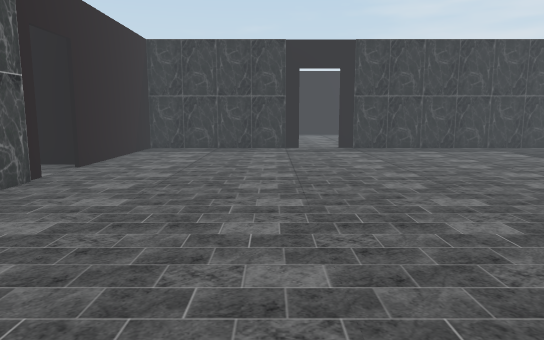
view 1 (above)

24 first-person views from a walk through a scene from a Unity 3-D project. The camera is 1.2 m above the floor, tilts 8° down and sees 70° across. The floor is counted in squares, 1 m on a side. Each view is taken from the middle of a square. On the plan, view 1 faces up. The plan holds only what a view shows up to about 15 squares ahead; the rest is blank. The player is left out.

view 2
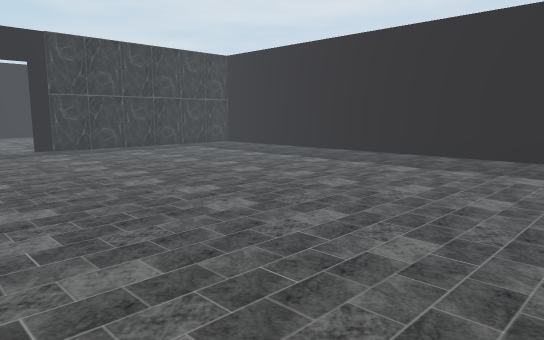

view 3
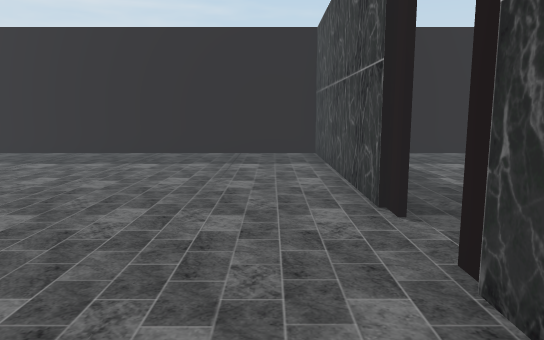

view 4
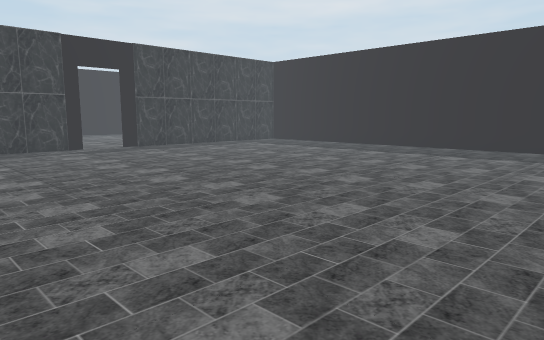

view 5
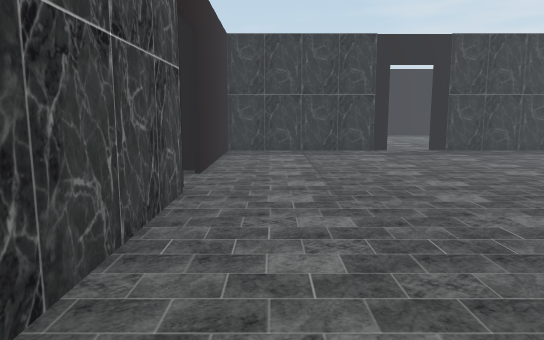

view 6
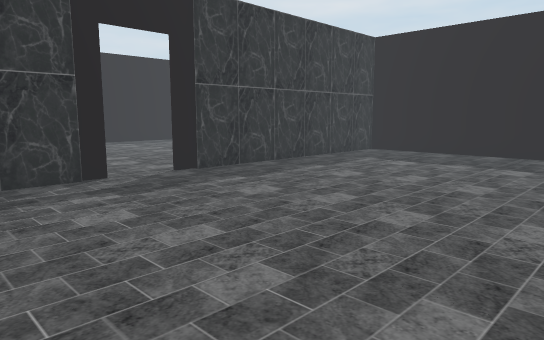

view 7
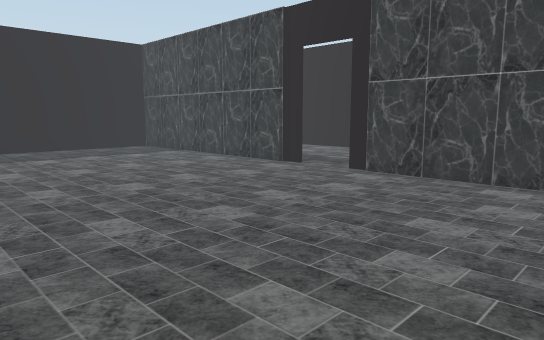

view 8
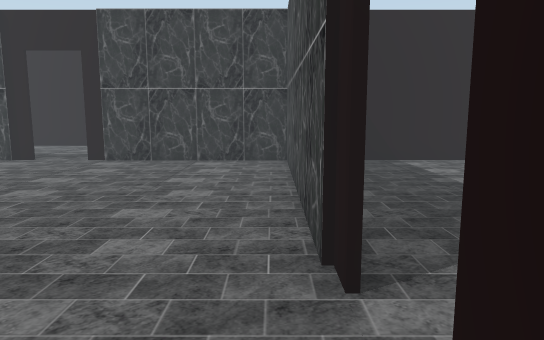

view 9
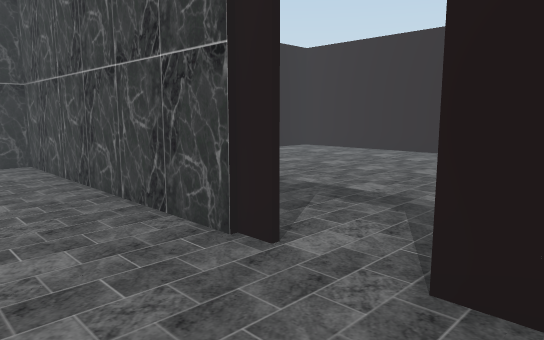

view 10
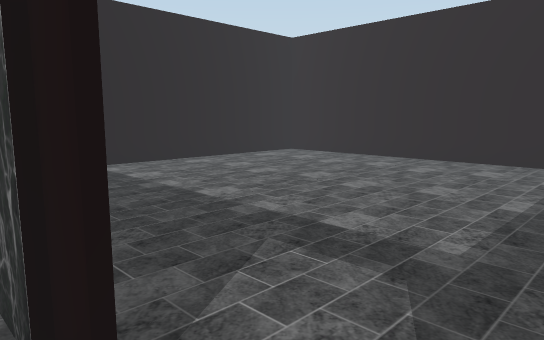

view 11
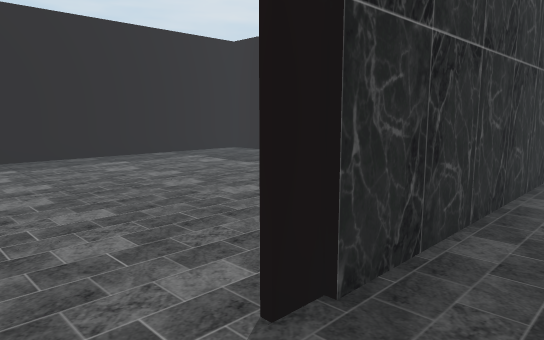

view 12
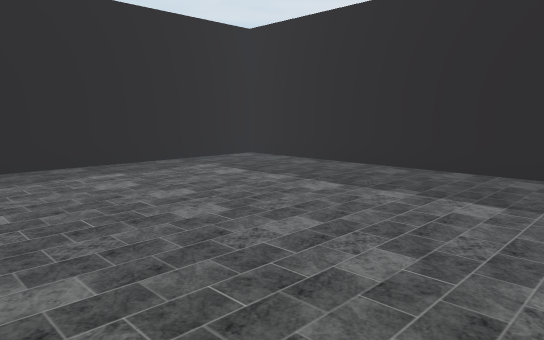

view 13
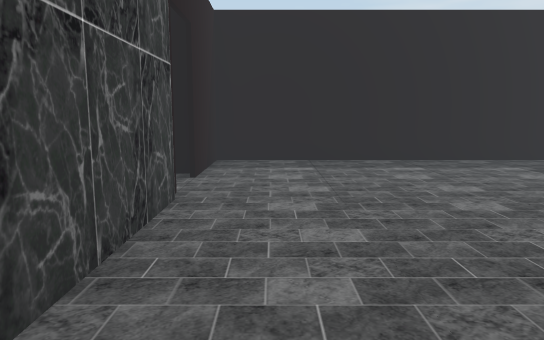

view 14
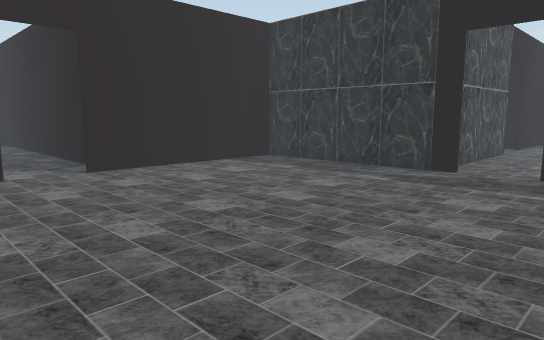

view 15
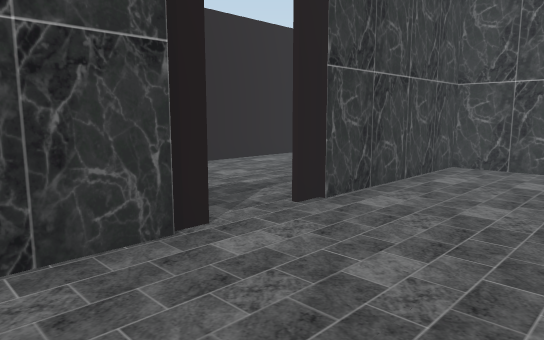

view 16
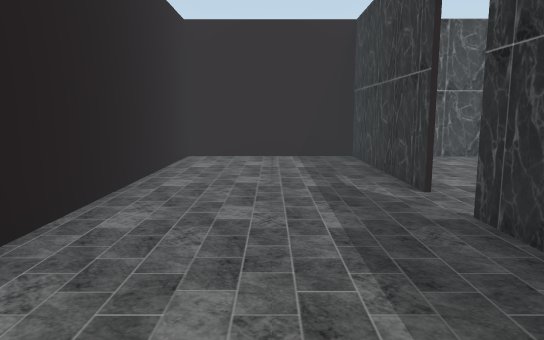

view 17
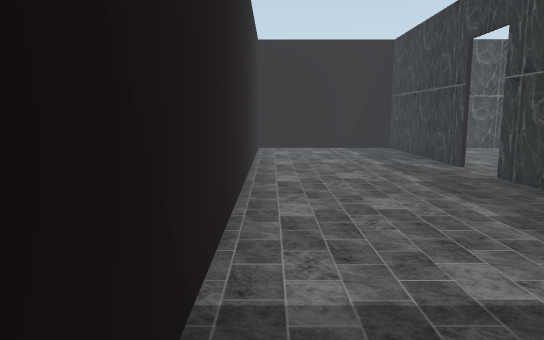

view 18
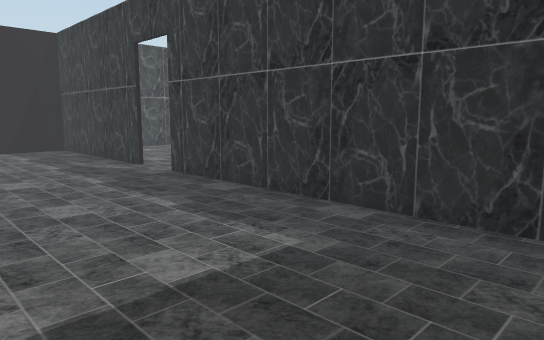

view 19
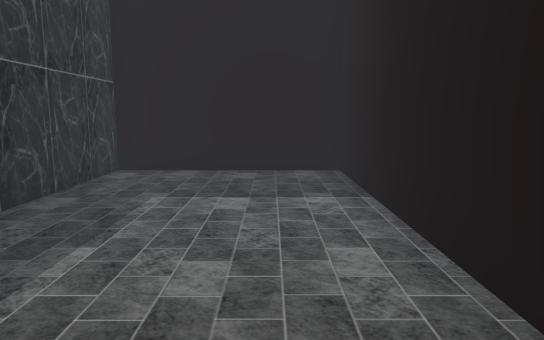

view 20
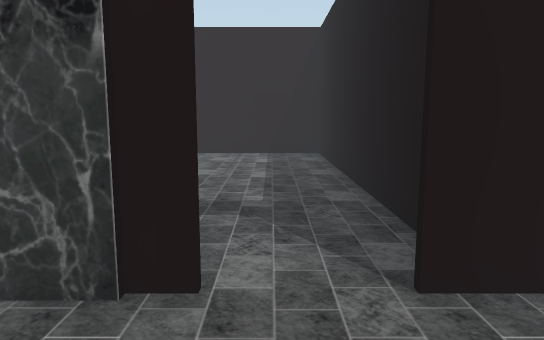

view 21
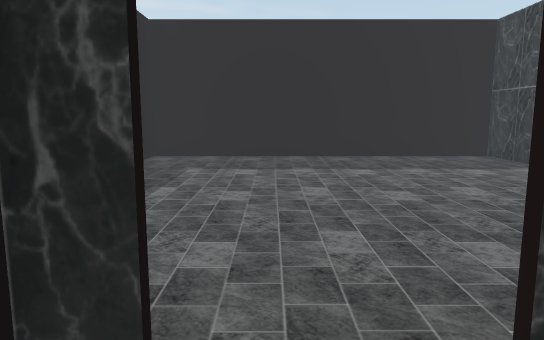

view 22
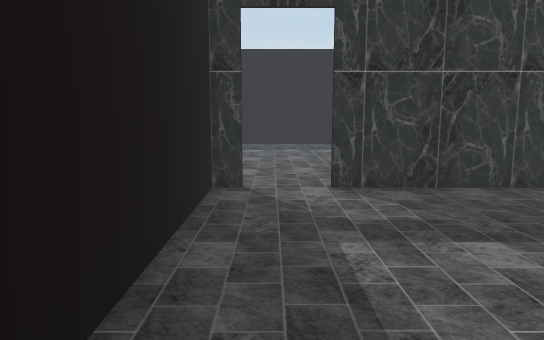

view 23
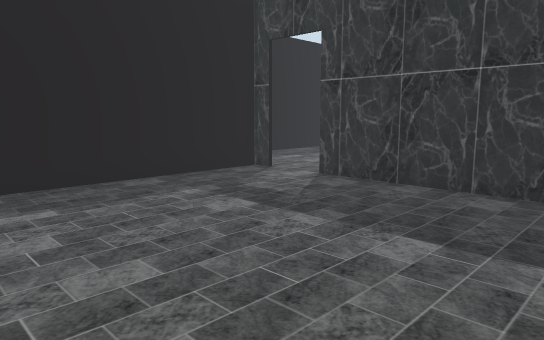

view 24
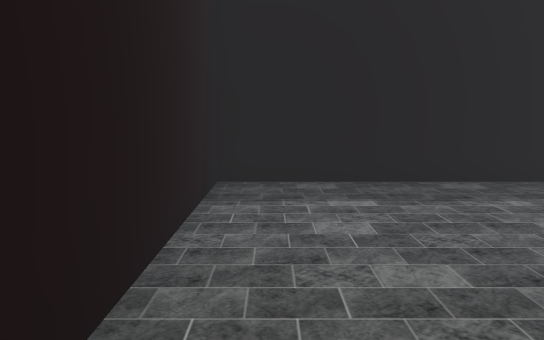

### Floor plan
Points are (right, up) in squares from view 1. A wall is a line through its corners. A room is listed if a view was taken in it or the views show most of it. See-through windows are left out.
Room 1 (views 1, 2, 3, 4, 5, 6, 7, 8, 9, 10, 11, 13, 14, 15, 20)
walls: (-4.4, 7.6) (-4.4, -1.1); (2.4, -0.4) (10.5, -0.4); (1.1, 14.4) (-4.4, 14.4) (-4.4, 9); (-4.5, -0.4) (1, -0.4); (10.6, 14.4) (2.5, 14.4); (10.5, -1) (10.5, 14)
ways out: opening at (2, 14) to room 2; opening at (2, -1) to room 3; opening at (-5, 8) to room 5
Room 2 (view 12)
walls: (0.6, 19.6) (0.6, 14.4); (8.5, 14.6) (10.5, 14.6); (10.5, 14) (10.5, 24.5) (0.6, 24.5) (0.6, 21.5)
ways out: opening at (2, 14) to room 1; opening at (0, 20.5) to room 4
Room 3 (views 16, 17, 18, 19)
walls: (1.1, -0.6) (-4.5, -0.6); (-4.4, -1.1) (-4.4, -5.5) (10.5, -5.5) (10.5, -1); (10.5, -0.6) (2.5, -0.6)
ways out: opening at (2, -1) to room 1
Room 4 (views 21, 22, 23, 24)
walls: (0.4, 16) (0.4, 20); (0.4, 21.4) (0.4, 22) (-7, 22) (-7, 16.2)
ways out: opening at (0, 20.5) to room 2
Room 5 (no view inside)
walls: (-4.6, 9.5) (-14.5, 9.5) (-14.5, -0.4) (-6.5, -0.4)
ways out: opening at (-5, 8) to room 1

Positions as (right, up) in squares from view 1, and headings:
1: (0, 0), facing up
2: (-1, 0), facing up-right
3: (-2, 1), facing right
4: (-4, 0), facing up-right
5: (-3, 1), facing up
6: (-2, 7), facing up-right
7: (-4, 7), facing down-right
8: (-4, 10), facing down
9: (-2, 10), facing down-left
10: (-4, 9), facing down-left
11: (1, 13), facing up-right
12: (2, 15), facing up-right
13: (2, 14), facing up
14: (4, 6), facing up-left
15: (5, 3), facing down-left
16: (7, -3), facing left
17: (10, -5), facing left
18: (10, -5), facing up-left
19: (2, -4), facing right
20: (-2, 8), facing left
21: (-1, 21), facing right
22: (-6, 21), facing right
23: (-6, 15), facing up-right
24: (-6, 15), facing up
